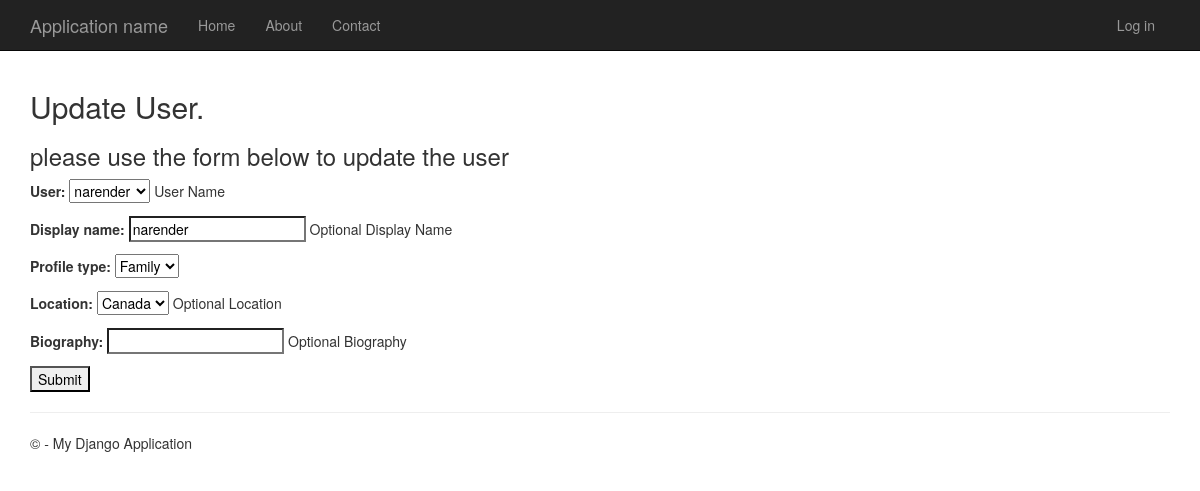
Page /edit/2/ on the committed database.
### app/models.py (models this page shows, shortened)
class Profile(models.Model):
    OPTIONS_PROFILE_TYPE = (
        ('single', 'Single'),
        ('family', 'Family'),
    )
    OPTIONS_LOCATIONS = (
        ('India', 'India'),
        ('Canada', 'Canada'),
    )
    user = models.OneToOneField(User, on_delete=models.CASCADE, help_text='User Name')
    display_name = models.CharField(null=True, max_length = 16, help_text='Optional Display Name' )
    profile_type = models.CharField(null=True, choices=OPTIONS_PROFILE_TYPE, max_length=10)
    location = models.CharField(null=True, max_length = 30, choices=OPTIONS_LOCATIONS, help_text='Optional Location')
    biography = models.CharField(null=True, blank=True, max_length = 500, help_text='Optional Biography')
    """ Future Fields"""
    class Meta:
        ordering = ['profile_type']

### app/views.py (the view, shortened to what this page needs)
# urls.py: path('edit/<int:pk>/', views.ProfileUpdateView.as_view(), name='update'),
class ProfileUpdateView(UpdateView):
    model = Profile
    fields = ['user', 'display_name', 'profile_type', 'location', 'biography']
    def get_context_data(self, **kwargs):
        context = super(ProfileUpdateView, self).get_context_data(**kwargs)
        context['title'] = 'Update User'
        context['message'] = 'please use the form below to update the user'
        return context

### app/templates/app/profile_form.html (shortened to what this page needs)
﻿{% extends "app/layout.html" %}
{% block content %}
<h2>{{ title }}.</h2>
<h3>{{ message }}</h3>
<form method="POST" enctype="multipart/form-data">
    {{ form.as_p }}
    <input type="submit" value="Submit">
</form>
{% endblock %}

### app/static/app/content/site.css (style rules this page uses)
body { padding-top: 50px; padding-bottom: 20px; }
input, select, textarea { max-width: 280px; }

### rows in the picture
Profile: user "narender", display_name "narender", profile_type "Family", location "Canada"

### other values in the picture
{{ title }} "Update User"
{{ message }} "please use the form below to update the user"
